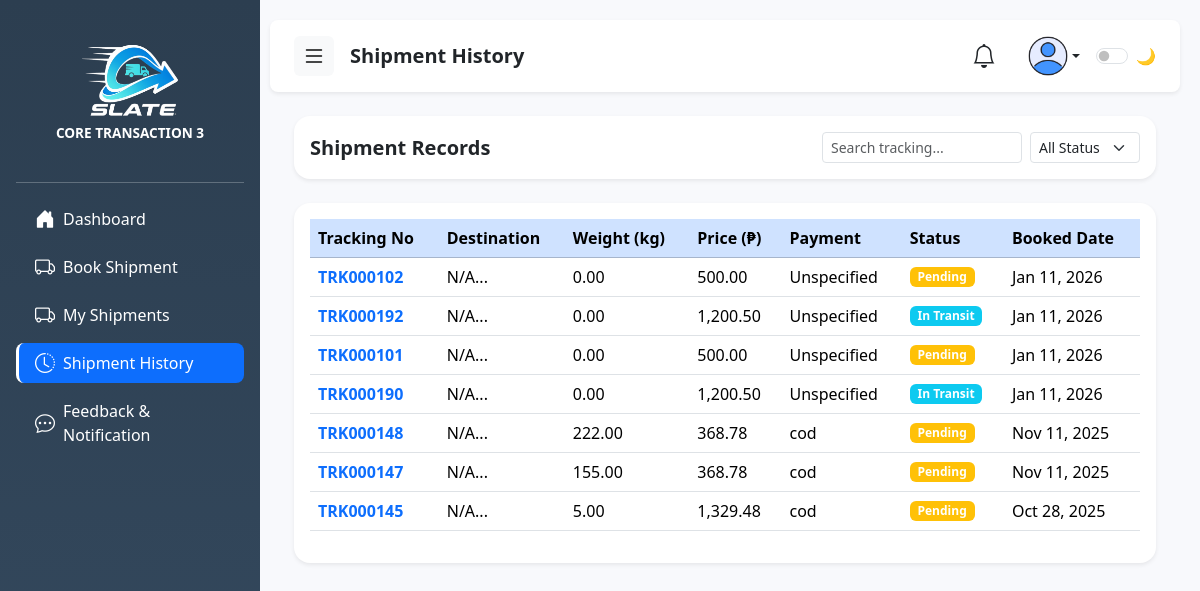
Page /shiphistory.php on the earlier database version.
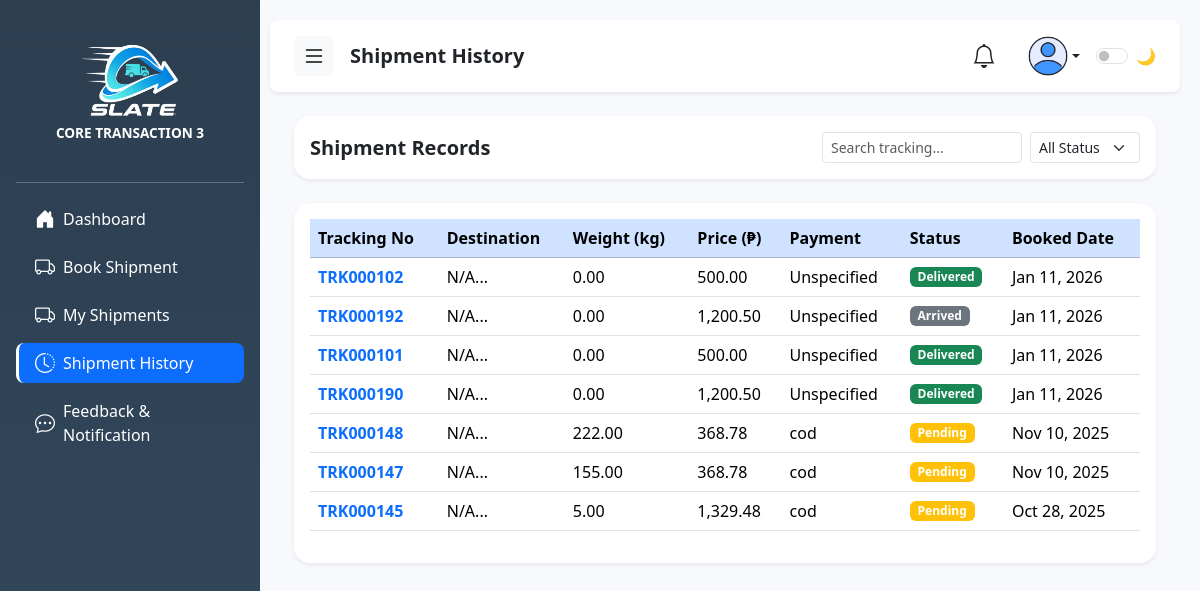
Same page on the later database version.
### tables this page shows
CREATE TABLE `shipments` (
  `id` int(11) NOT NULL,
  `contract_number` varchar(50) DEFAULT NULL,
  `user_id` int(11) NOT NULL,
  `sender_name` varchar(100) NOT NULL,
  `sender_contact` varchar(50) DEFAULT NULL,
  `receiver_name` varchar(100) NOT NULL,
  `receiver_contact` varchar(50) DEFAULT NULL,
  `origin_address` varchar(255) DEFAULT NULL,
  `destination_address` varchar(255) DEFAULT NULL,
  `origin_island` varchar(50) DEFAULT NULL,
  `specific_address` text DEFAULT NULL,
  `address` varchar(255) DEFAULT NULL,
  `weight` decimal(10,2) NOT NULL,
  `package_type` varchar(50) DEFAULT NULL,
  `package_description` text NOT NULL,
  `distance_km` decimal(10,2) DEFAULT 0.00,
  `price` decimal(10,2) DEFAULT 0.00,
  `sla_agreement` text DEFAULT NULL,
  `payment_method` varchar(50) DEFAULT 'Unspecified',
  `bank_name` varchar(50) DEFAULT NULL,
  `status` varchar(50) DEFAULT 'Pending',
  `payment_status` varchar(50) DEFAULT 'Pending',
  `sla_status` enum('Met','Breached','Pending') DEFAULT 'Pending',
  `proof_image` varchar(255) DEFAULT NULL,
  `created_at` timestamp NOT NULL DEFAULT current_timestamp(),
  `ip_address` varchar(45) DEFAULT NULL,
  `ai_estimated_time` varchar(100) DEFAULT 'Calculating...',
  `target_delivery_date` datetime DEFAULT NULL,
  `rating` int(11) DEFAULT 0,
  `feedback_text` text DEFAULT NULL,
  `destination_island` varchar(50) DEFAULT 'Luzon',
  `sender_email` varchar(255) DEFAULT NULL,
  `updated_at` timestamp NOT NULL DEFAULT current_timestamp() ON UPDATE current_timestamp()
);

### shiphistory.php (the view, shortened to what the changed rows need)
<?php
include("connection.php");
$user_id = $_SESSION['user_id'] ?? 0;
$result = $conn->query("SELECT * FROM shipments WHERE user_id = '$user_id' ORDER BY created_at DESC");
?>
<!DOCTYPE html>
<html lang="en">
<head>
    <link href="https://cdn.jsdelivr.net/npm/bootstrap@5.3.3/dist/css/bootstrap.min.css" rel="stylesheet">
    <link rel="stylesheet" href="https://cdn.jsdelivr.net/npm/bootstrap-icons@1.11.1/font/bootstrap-icons.css">
</head>
<body>
    <div class="content" id="mainContent">
        <div class="container-fluid px-4">
            <div class="card shadow-sm border-0 rounded-4">
                <div class="card-body">
                    <div class="table-responsive">
                        <table class="table align-middle table-hover">
                            <thead class="table-primary">
                                <tr>
                                    <th>Tracking No</th>
                                    <th>Destination</th>
                                    <th>Weight (kg)</th>
                                    <th>Price (₱)</th>
                                    <th>Payment</th>
                                    <th>Status</th>
                                    <th>Booked Date</th>
                                </tr>
                            </thead>
                            <tbody id="historyTableBody">
                                <?php if ($result->num_rows > 0): ?>
                                    <?php while ($row = $result->fetch_assoc()): ?>
                                        <?php
                                        $st = htmlspecialchars($row['status']);
                                        $bg = match ($st) {
                                            'Pending' => 'bg-warning',
                                            'In Transit' => 'bg-info',
                                            'Delivered' => 'bg-success',
                                            'Cancelled' => 'bg-danger',
                                            default => 'bg-secondary'
                                        };
                                        $displayAddress = !empty($row['destination_address']) ? $row['destination_address'] : ($row['specific_address'] ?? 'N/A');
                                        ?>
                                        <tr class="clickable-row" onclick="openShipmentModal(<?php echo $row['id']; ?>)">
                                            <td class="fw-bold text-primary"><?php echo "TRK" . str_pad($row['id'], 6, "0", STR_PAD_LEFT); ?></td>
                                            <td><?php echo htmlspecialchars(substr($displayAddress, 0, 30)) . '...'; ?></td>
                                            <td><?php echo $row['weight']; ?></td>
                                            <td><?php echo number_format($row['price'], 2); ?></td>
                                            <td><?php echo $row['payment_method']; ?></td>
                                            <td><span class="badge <?php echo $bg; ?>"><?php echo $st; ?></span></td>
                                            <td><?php echo date("M d, Y", strtotime($row['created_at'])); ?></td>
                                        </tr>
                                    <?php endwhile; ?>
                                <?php else: ?>
                                    <tr>
                                        <td colspan="7" class="text-center text-muted py-4">No shipments found.</td>
                                    </tr>
                                <?php endif; ?>
                            </tbody>
                        </table>
                    </div>
                </div>
            </div>
        </div>
    </div>
</body>
</html>

Differences in the rows shown:
changed shipments "000102": status "Pending" → "Delivered"
changed shipments "000192": status "In Transit" → "Arrived"
changed shipments "000101": status "Pending" → "Delivered"
changed shipments "000190": status "In Transit" → "Delivered"
changed shipments "000148": created_at "Nov 11, 2025" → "Nov 10, 2025"
changed shipments "000147": created_at "Nov 11, 2025" → "Nov 10, 2025"
